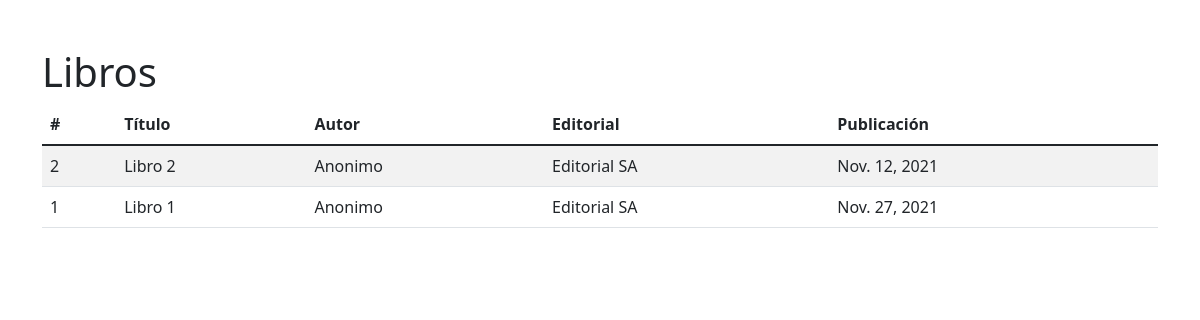
Page /books2 on the earlier database version.
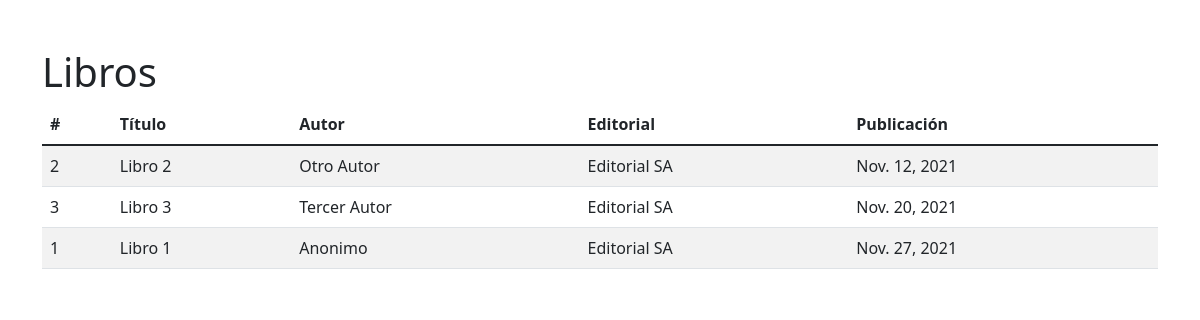
Same page on the later database version.
### core/models.py (models this page shows)
class Book(models.Model):
    title = models.CharField(max_length=100)
    author = models.CharField(max_length=100)
    editorial = models.CharField(max_length=45, null=True)
    pub_date = models.DateField(null=True)

### core/views.py (the view)
# urls.py: path('books2', BookListView.as_view()),
class BookListView(generic.ListView):
    model = Book
    queryset = Book.objects.order_by("pub_date")

### core/templates/core/book_list.html (shortened to what this page needs)
<!DOCTYPE html>
<html lang="en">
  <head>
    <link
      href="https://cdn.jsdelivr.net/npm/bootstrap@5.1.3/dist/css/bootstrap.min.css"
      rel="stylesheet"
    />
  </head>
  <body class="container">
    <br><br>
    <h1>Libros</h1>
    <table class="table table-striped table-hover">
      <thead>
        <tr>
          <th scope="col">#</th>
          <th scope="col">Título</th>
          <th scope="col">Autor</th>
          <th scope="col">Editorial</th>
          <th scope="col">Publicación</th>
        </tr>
      </thead>
      <tbody>
        {% for book in book_list %}
        <tr>
          <td>{{book.id}}</td>
          <td>{{book.title}}</td>
          <td>{{book.author}}</td>
          <td>{{book.editorial}}</td>
          <td>{{book.pub_date}}</td>
        </tr>
        {% endfor %}
      </tbody>
    </table>
  </body>
</html>

Differences in the rows shown:
changed Book "Libro 2": author "Anonimo" → "Otro Autor"
added Book: id "3", title "Libro 3", author "Tercer Autor", editorial "Editorial SA", pub_date "Nov. 20, 2021"
